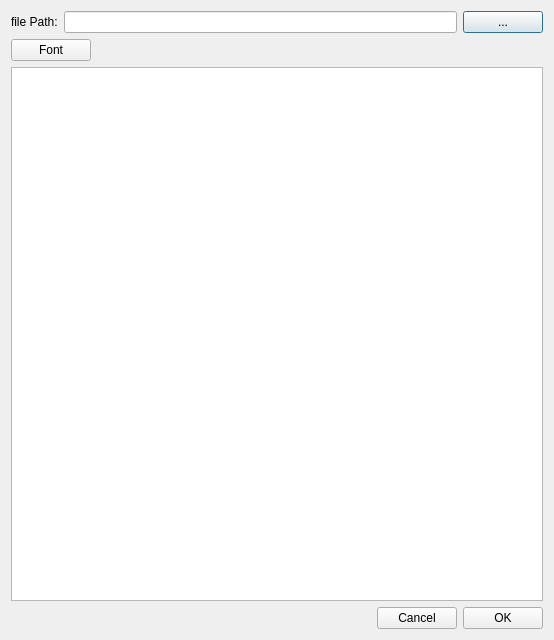
<?xml version="1.0" encoding="UTF-8"?>
<ui version="4.0">
 <class>Dialog</class>
 <widget class="QDialog" name="Dialog">
  <property name="geometry">
   <rect>
    <x>0</x>
    <y>0</y>
    <width>554</width>
    <height>640</height>
   </rect>
  </property>
  <property name="windowTitle">
   <string>ocv.tcl</string>
  </property>
  <layout class="QVBoxLayout" name="verticalLayout">
   <item>
    <layout class="QHBoxLayout" name="horizontalLayout">
     <item>
      <widget class="QLabel" name="label">
       <property name="text">
        <string>file Path:</string>
       </property>
      </widget>
     </item>
     <item>
      <widget class="QLineEdit" name="fileDir_lineEdit"/>
     </item>
     <item>
      <widget class="QPushButton" name="fileDir_btn">
       <property name="text">
        <string>...</string>
       </property>
      </widget>
     </item>
    </layout>
   </item>
   <item>
    <layout class="QHBoxLayout" name="horizontalLayout_3">
     <item>
      <widget class="QPushButton" name="font_btn">
       <property name="text">
        <string>Font</string>
       </property>
      </widget>
     </item>
     <item>
      <spacer name="horizontalSpacer_2">
       <property name="orientation">
        <enum>Qt::Horizontal</enum>
       </property>
       <property name="sizeHint" stdset="0">
        <size>
         <width>40</width>
         <height>20</height>
        </size>
       </property>
      </spacer>
     </item>
    </layout>
   </item>
   <item>
    <widget class="QPlainTextEdit" name="plainTextEdit"/>
   </item>
   <item>
    <layout class="QHBoxLayout" name="horizontalLayout_2">
     <item>
      <spacer name="horizontalSpacer">
       <property name="orientation">
        <enum>Qt::Horizontal</enum>
       </property>
       <property name="sizeHint" stdset="0">
        <size>
         <width>40</width>
         <height>20</height>
        </size>
       </property>
      </spacer>
     </item>
     <item>
      <widget class="QPushButton" name="cancel_btn">
       <property name="text">
        <string>Cancel</string>
       </property>
      </widget>
     </item>
     <item>
      <widget class="QPushButton" name="ok_btn">
       <property name="text">
        <string>OK</string>
       </property>
      </widget>
     </item>
    </layout>
   </item>
  </layout>
 </widget>
 <resources/>
 <connections/>
</ui>
